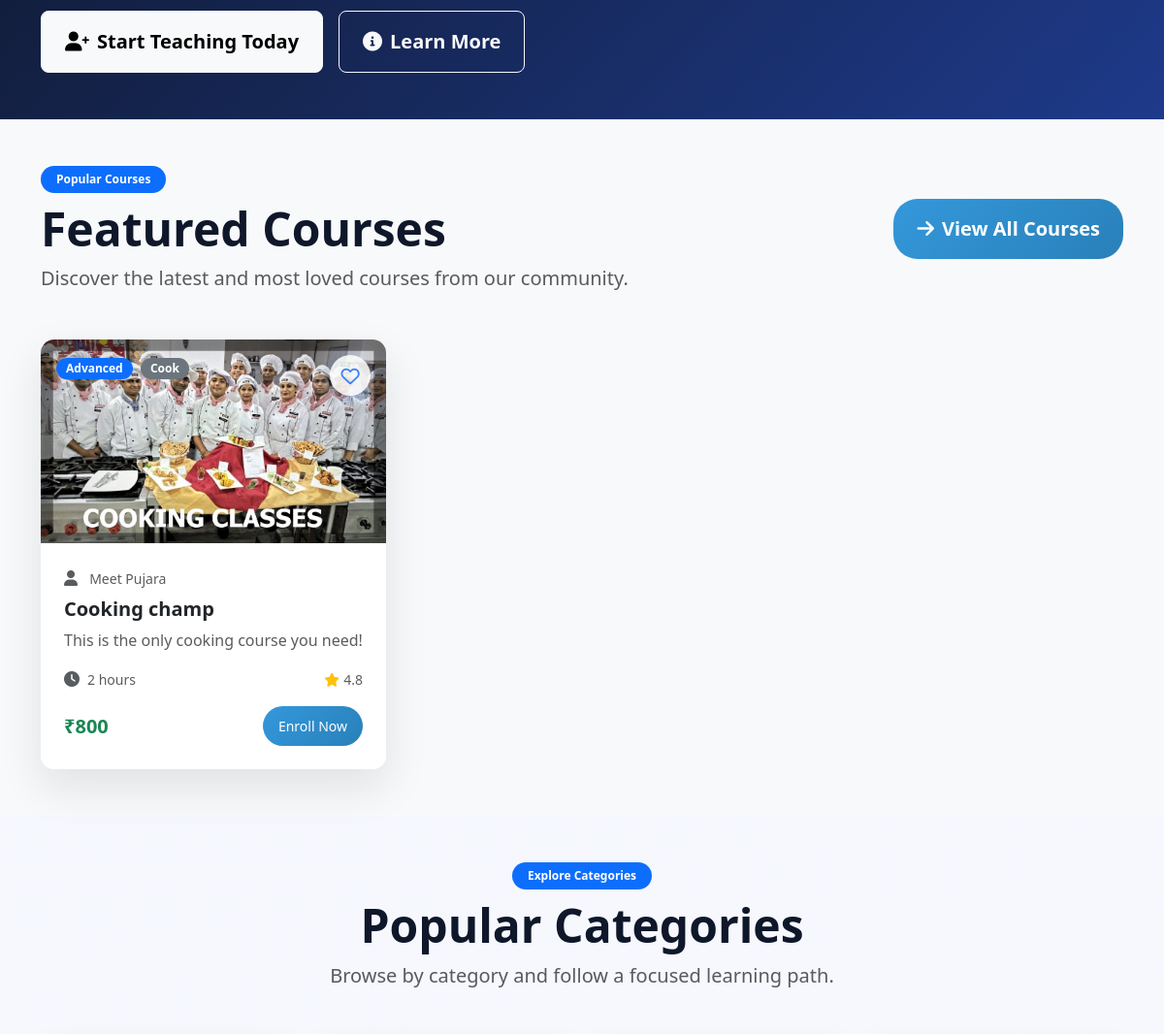
Before: / (middle part) with the older database file.
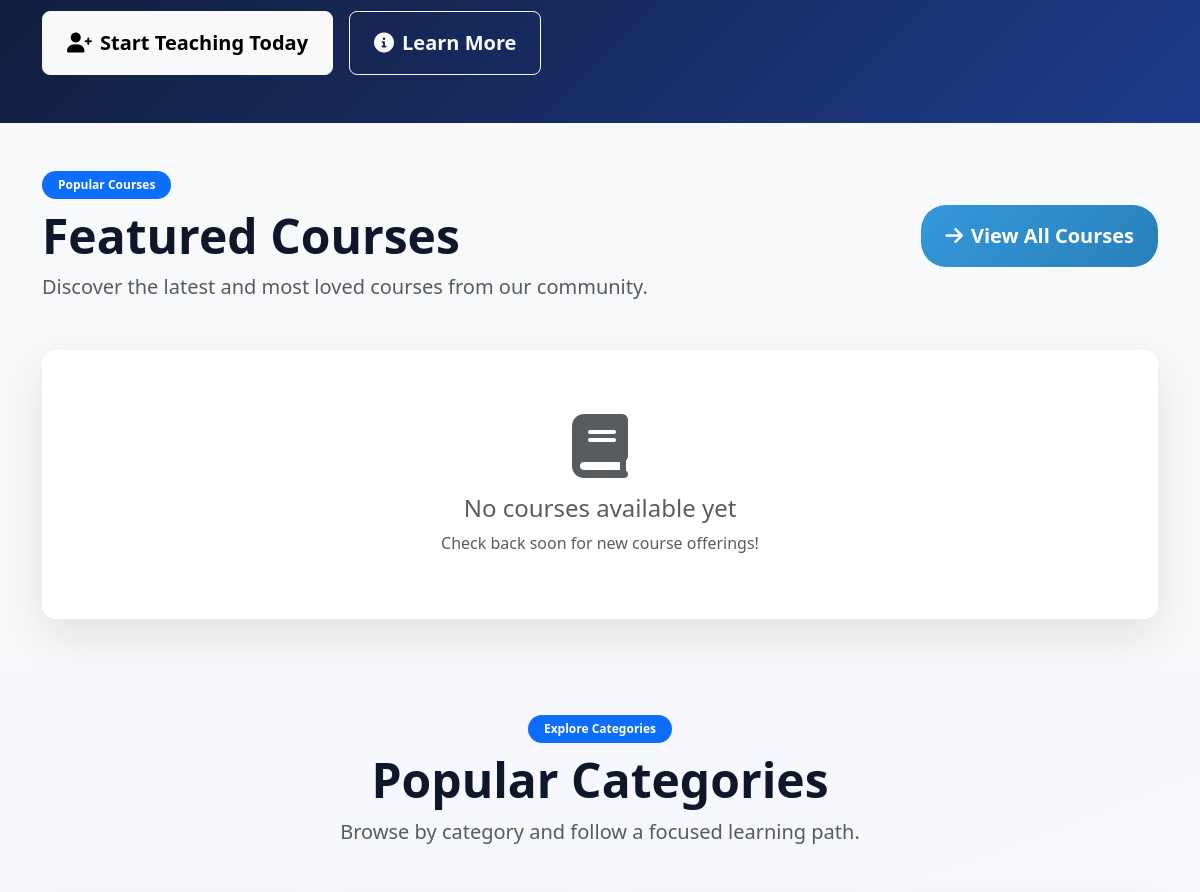
After: the same page with the newer database file.
### tables this page shows
CREATE TABLE `courses` (
  `id` int(11) NOT NULL,
  `title` varchar(255) NOT NULL,
  `description` text DEFAULT NULL,
  `instructor_id` int(11) DEFAULT NULL,
  `category` varchar(100) DEFAULT NULL,
  `price` decimal(10,2) DEFAULT 0.00,
  `thumbnail` varchar(255) DEFAULT NULL,
  `duration` int(11) DEFAULT 0,
  `level` enum('beginner','intermediate','advanced') DEFAULT 'beginner',
  `is_published` tinyint(1) DEFAULT 0,
  `created_at` timestamp NOT NULL DEFAULT current_timestamp(),
  `updated_at` timestamp NOT NULL DEFAULT current_timestamp() ON UPDATE current_timestamp()
);

CREATE TABLE `instructors` (
  `id` int(11) NOT NULL,
  `first_name` varchar(100) NOT NULL,
  `last_name` varchar(100) NOT NULL,
  `email` varchar(255) NOT NULL,
  `password` varchar(255) NOT NULL,
  `profile_picture` varchar(255) DEFAULT NULL,
  `bio` text DEFAULT NULL,
  `id_proof` varchar(255) NOT NULL,
  `qualification` varchar(255) DEFAULT NULL,
  `experience` varchar(100) DEFAULT NULL,
  `expertise_area` varchar(255) DEFAULT NULL,
  `profile_status` enum('pending','active','inactive') NOT NULL DEFAULT 'pending',
  `verified` enum('yes','no') DEFAULT 'no',
  `email_verified` tinyint(1) DEFAULT 0,
  `created_at` timestamp NOT NULL DEFAULT current_timestamp(),
  `updated_at` timestamp NOT NULL DEFAULT current_timestamp() ON UPDATE current_timestamp()
);

### includes/auth.php (called while the page is built, shortened)
<?php
function isLoggedIn() {
    return isset($_SESSION['user_id']) && !empty($_SESSION['user_id']);
}
?>

### index.php (the view, shortened to what the changed rows need)
<?php
require_once 'includes/auth.php';
include 'includes/header.php';
global $pdo;
$featuredStmt = $pdo->query("
    SELECT c.*, i.first_name, i.last_name
    FROM courses c
    JOIN instructors i ON c.instructor_id = i.id
    WHERE c.duration >= 1
    ORDER BY c.created_at DESC
    LIMIT 6
");
$featuredCourses = $featuredStmt->fetchAll();
?>
<section class="py-5 bg-light">
    <div class="container">
        <div class="row mb-5 align-items-center">
            <div class="col-md-8">
                <h2 class="fw-bold display-5">Featured Courses</h2>
            </div>
        </div>
        <div class="row g-4">
            <?php if (empty($featuredCourses)): ?>
                <div class="col-md-12">
                    <div class="card border-0 text-center py-5 course-card">
                        <div class="card-body">
                            <i class="fas fa-book fa-4x text-muted mb-3"></i>
                            <h4 class="text-muted">No courses available yet</h4>
                            <p class="text-muted mb-0">Check back soon for new course offerings!</p>
                        </div>
                    </div>
                </div>
            <?php else: ?>
                <?php foreach ($featuredCourses as $course): ?>
                    <?php
                    $isFavorite = false;
                    ?>
                    <div class="col-xl-4 col-md-6">
                        <div class="card course-card border-0 h-100 hover-lift">
                            <div class="course-image-wrapper position-relative">
                                <?php if ($course['thumbnail']): ?>
                                    <img src="uploads/<?php echo htmlspecialchars($course['thumbnail']); ?>"
                                        class="card-img-top course-image" alt="<?php echo htmlspecialchars($course['title']); ?>">
                                <?php endif; ?>
                                <div class="course-badges position-absolute top-0 start-0 p-3">
                                    <span class="badge bg-primary"><?php echo ucfirst($course['level']); ?></span>
                                    <?php if ($course['category']): ?>
                                        <span
                                            class="badge bg-secondary ms-1"><?php echo htmlspecialchars($course['category']); ?></span>
                                    <?php endif; ?>
                                </div>
                                <div class="course-hover-actions position-absolute top-0 end-0 p-3">
                                    <button class="favorite-btn <?= $isFavorite ? 'favorited' : '' ?>"
                                        data-course-id="<?= $course['id']; ?>" <?= !isLoggedIn() ? 'disabled' : '' ?>>
                                        <i class="<?= $isFavorite ? 'fas' : 'far'; ?> fa-heart"></i>
                                    </button>
                                </div>
                            </div>
                            <div class="card-body d-flex flex-column p-4">
                                <div class="course-instructor mb-2">
                                    <i class="fas fa-user text-muted me-2"></i>
                                    <small class="text-muted">
                                        <?php echo htmlspecialchars($course['first_name'] . ' ' . $course['last_name']); ?>
                                    </small>
                                </div>
                                <h5 class="card-title fw-bold line-clamp-2">
                                    <?php echo htmlspecialchars($course['title']); ?>
                                </h5>
                                <p class="card-text text-muted line-clamp-2 flex-grow-1 mb-3">
                                    <?php echo htmlspecialchars(mb_strimwidth($course['description'], 0, 120, '...')); ?>
                                </p>
                                <div class="course-meta mt-auto">
                                    <div class="d-flex justify-content-between align-items-center mb-3">
                                        <div class="d-flex align-items-center">
                                            <i class="fas fa-clock text-muted me-2"></i>
                                            <small class="text-muted"><?php echo $course['duration']; ?> hours</small>
                                        </div>
                                        <div class="course-rating">
                                            <i class="fas fa-star text-warning small"></i>
                                            <span class="text-muted small">4.8</span>
                                        </div>
                                    </div>
                                    <div class="d-flex justify-content-between align-items-center">
                                        <?php if ($course['price'] > 0): ?>
                                            <span class="h5 mb-0 text-success fw-bold">
                                                ₹<?php echo number_format($course['price']); ?>
                                            </span>
                                        <?php else: ?>
                                            <span class="h5 mb-0 text-success fw-bold">Free</span>
                                        <?php endif; ?>
                                        <a href="course-detail.php?id=<?php echo $course['id']; ?>"
                                            class="btn btn-primary btn-sm px-3">
                                            Enroll Now
                                        </a>
                                    </div>
                                </div>
                            </div>
                        </div>
                    </div>
                <?php endforeach; ?>
            <?php endif; ?>
        </div>
    </div>
</section>
<section class="py-5">
    <div class="container">
        <div class="row mb-5">
            <div class="col-md-12 text-center">
                <h2 class="fw-bold display-5">Popular Categories</h2>
            </div>
        </div>
    </div>
</section>
<?php include 'includes/footer.php'; ?>

Changed rows visible on the page:
removed courses: thumbnail (picture), level "Advanced", category "Cook", instructor.last_name "Meet Pujara", title "Cooking champ", description "This is the only cooking course you need!", duration "2", price "800"
Other visible differences:
text now shown: "No courses available yet Check back soon for new course offerings!"
